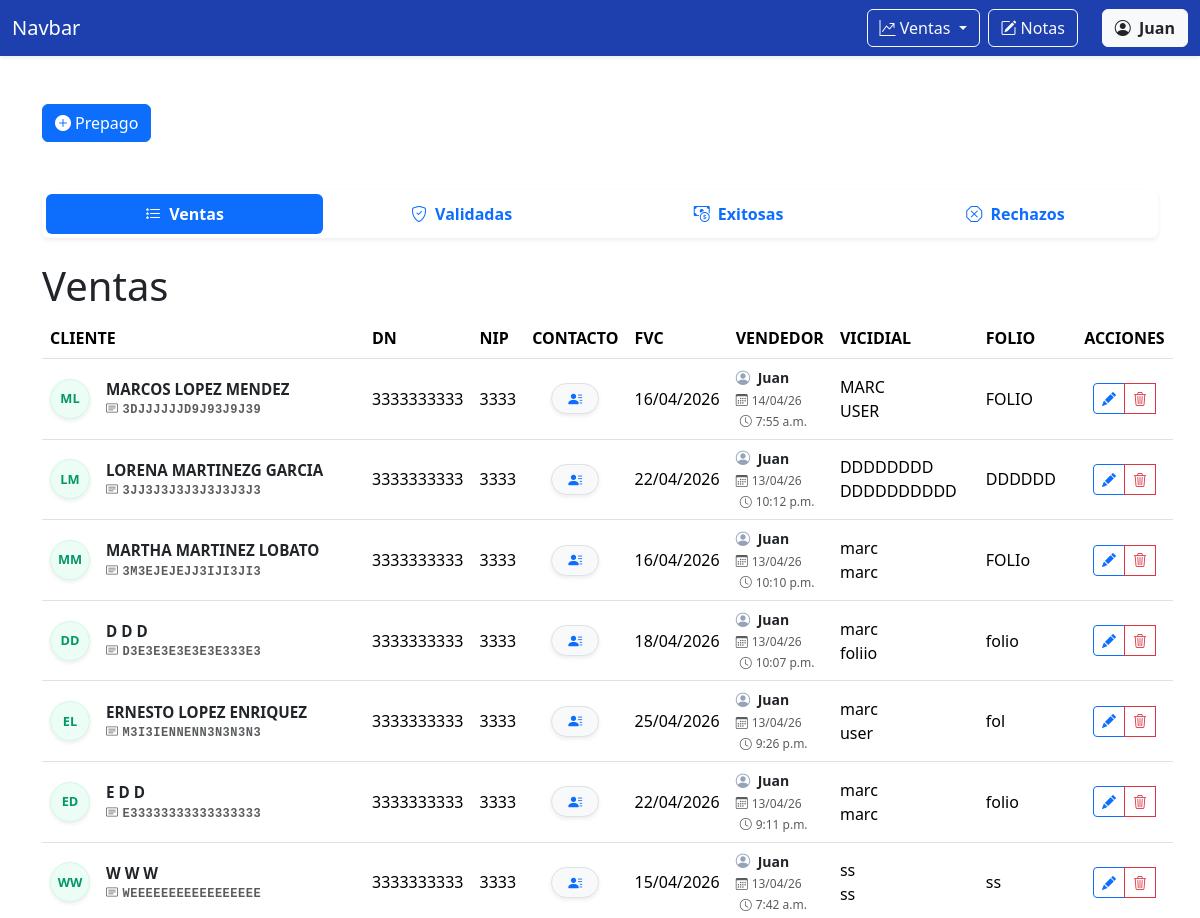
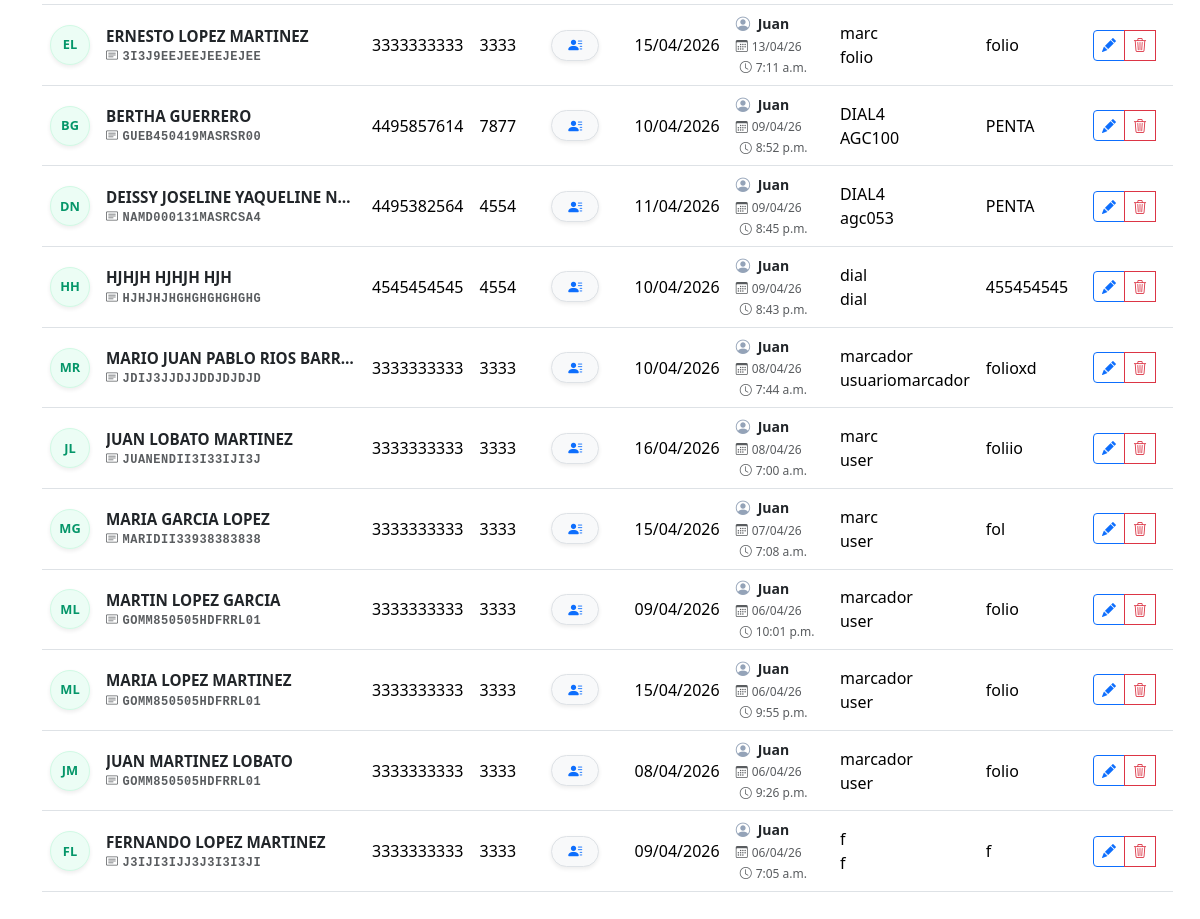
/ventas/prepago/ (signed in), run on the app's committed database (2 pictures, top to bottom).
### ventas/models.py (models this page shows)
class VentaPrepago(models.Model):
    nombre = models.CharField('NOMBRE(S)',max_length=100)
    apellido_paterno = models.CharField('APELLIDO PATERNO', max_length=100)
    apellido_materno = models.CharField('APELLIDO MATERNO', max_length=100,blank=True, default='')
    curp = models.CharField('CURP', max_length=18,validators=[MinLengthValidator(18)])
    dn = models.CharField('DN', max_length=10, validators=[numeric_validator, MinLengthValidator(10)])
    nip = models.CharField('NIP', max_length=4, validators=[numeric_validator, MinLengthValidator(4)], help_text='Solo se permiten números.')
    contact1 = models.CharField('CONTACTO1', max_length=16, validators=[MinLengthValidator(10), RegexValidator(r'^[A-Z0-9 ]+$')])
    contact2 = models.CharField('CONTACTO 2', max_length=10, validators=[numeric_validator, MinLengthValidator(10)])
    fvc = models.DateField('FVC')
    acepta_promo = models.BooleanField('ACEPTA PROMO', null=True, blank=True, choices=[(True, 'Sí'), (False, 'No')])
    STATUS_CHOICES = [
        ('en_proceso', 'EN PROCESO'),
        ('nip_incorrecto', 'NIP INCORRECTO'),
        ('curp_incorrecto', 'CURP INCORRECTO'),
        ('sin_fvc', 'SIN FVC'),
        ('exitosa', 'EXITOSA'),
        ('baja_exportada', 'BAJA EXPORTADA'),
        ('alta', 'ALTA'),
        ('gestionada_por_otro_call_center', 'GESTIONADA POR OTRO CALL CENTER'),
        ('sin_nip', 'SIN NIP'),
        ('futura', 'FUTURA'),
        ('linea_movistar', 'LINEA MOVISTAR'),
        ('cac_lejano', 'CAC LEJANO'),
    ]
    status = models.CharField(
        'Status',
        max_length=100,
        choices=STATUS_CHOICES,
        default='en_proceso'
    )
    email = models.EmailField('EMAIL', max_length=254)
    folio = models.CharField('FOLIO', max_length=100)
    usuario_marcador = models.CharField('USUARIO MARCADOR', max_length=100)
    marcador = models.CharField('MARCADOR', max_length=100)
    validador = models.ForeignKey(User, on_delete=models.SET_NULL, null=True, blank=True, related_name='validador')
    created = models.DateTimeField(auto_now_add=True)
    user = models.ForeignKey(User, on_delete=models.CASCADE, related_name='vendedor')

### ventas/views.py (the view, shortened to what this page needs)
# urls.py: path('prepago/', views.prepago, name='prepago'),
@login_required
def prepago(request):
    es_superior = request.user.is_superuser or request.user.groups.filter(name__in=['VALIDADORES', 'SUPERVISORES']).exists()
    if request.method == 'GET':
        if es_superior:
            base_queryset = VentaPrepago.objects.all()
        else:
            base_queryset = VentaPrepago.objects.filter(user=request.user)
        ventas_prepago = base_queryset.filter(acepta_promo=None).order_by('-created')
        ventas_prepago_validadas = base_queryset.filter(acepta_promo=True).order_by('-created')
        return render(request, 'prepago.html', {
            'form': VentaPrepagoForm(),
            'ventas_prepago': ventas_prepago,
            'ventas_prepago_validadas': ventas_prepago_validadas,
            'es_superior': es_superior  # Pasamos esta bandera al HTML
        })

### ventas/templates/prepago.html (shortened to what this page needs)
{% extends 'base.html' %} {% block content %}
<div class="container mt-5">
  <button type="button" class="btn btn-primary" data-bs-toggle="modal" data-bs-target="#createPrepagoModal">
    <i class="bi bi-plus-circle-fill me-1"></i>Prepago
  </button>
</div>
<div class="container mt-5 mb-5" id="moduloVentas">
  <ul class="nav nav-pills nav-justified mb-4 shadow-sm p-1 bg-white rounded fw-bold">
    <li class="nav-item">
      <button class="nav-link {% if not request.GET.tab or request.GET.tab == 'ventas' %}active{% endif %}"
        data-bs-toggle="tab" data-bs-target="#ventas">
        <i class="bi bi-list-stars me-1"></i> Ventas
      </button>
    </li>
    <li class="nav-item">
      <button class="nav-link {% if request.GET.tab == 'validadas' %}active{% endif %}" data-bs-toggle="tab"
        data-bs-target="#validadas">
        <i class="bi bi-shield-check me-1"></i> Validadas
      </button>
    </li>
    <li class="nav-item">
      <button class="nav-link" data-bs-toggle="tab" data-bs-target="#exitosas">
        <i class="bi bi-cash-coin me-1"></i> Exitosas
      </button>
    </li>
    <li class="nav-item">
      <button class="nav-link" data-bs-toggle="tab" data-bs-target="#rechazos">
        <i class="bi bi-x-octagon me-1"></i> Rechazos
      </button>
    </li>
  </ul>
  <div class="tab-content mt-3" id="pills-tabContent">
    <div class="tab-pane fade {% if not request.GET.tab or request.GET.tab == 'ventas' %}show active{% endif %}"
      id="ventas" role="tabpanel">
      <h1>Ventas</h1>
      <table class="table table-hover align-middle">
        <thead>
          <tr>
            <th scope="col">CLIENTE</th>
            <th scope="col">DN</th>
            <th scope="col">NIP</th>
            <th scope="col">CONTACTO</th>
            <th scope="col">FVC</th>
            <th scope="col">VENDEDOR</th>
            <th scope="col">VICIDIAL</th>
            <th scope="col">FOLIO</th>
            <th scope="col" class="text-center">ACCIONES</th>
          </tr>
        </thead>
        <tbody>
          {% for venta_prepago in ventas_prepago %}
          <tr>
            <th scope="row" class="align-middle">
              <div class="d-flex align-items-center">
                <div class="avatar-circle me-3 d-flex align-items-center justify-content-center shadow-sm"
                  style="width: 40px; height: 40px; background-color: #ecfdf5; color: #059669; border: 1px solid #d1fae5; border-radius: 50%; font-weight: bold; font-size: 0.8rem; flex-shrink: 0;">
                  {{venta_prepago.nombre|first|upper}}{{venta_prepago.apellido_paterno|first|upper}}
                </div>
                <div class="d-flex flex-column" style="line-height: 1.2;">
                  <span class="text-dark fw-bold"
                    style="font-size: 0.95rem; max-width: 250px; overflow: hidden; text-overflow: ellipsis; white-space: nowrap;"
                    title="{{ venta_prepago.nombre }} {{ venta_prepago.apellido_paterno }} {{ venta_prepago.apellido_materno }}">
                    {{venta_prepago.nombre}} {{venta_prepago.apellido_paterno}} {{venta_prepago.apellido_materno}}
                  </span>
                  <small class="text-muted font-monospace mt-1"
                    style="font-size: 0.75rem; letter-spacing: 0.5px; white-space: nowrap;">
                    <i class="bi bi-card-text me-1"></i>{{venta_prepago.curp}}
                  </small>
                </div>
              </div>
            </th>
            <td>{{venta_prepago.dn}}</td>
            <td>{{venta_prepago.nip}}</td>
            <td class="align-middle text-center">
              <button type="button" class="btn btn-sm btn-light border shadow-sm rounded-pill px-3"
                data-bs-toggle="popover" data-bs-placement="right" data-bs-html="true" data-bs-title="Contacto"
                data-bs-content="
              <div class='text-start small'>
              <i class='bi bi-telephone-fill me-1 text-primary'></i>{{ venta_prepago.contact1 }}<br>
              <i class='bi bi-telephone-fill me-1 text-primary'></i>{{ venta_prepago.contact2 }}<br>
              <hr class='my-1'>
              <i class='bi bi-envelope-fill me-1 text-primary'></i>
              <span class='text-primary'>{{ venta_prepago.email }}</span>
            </div>">
                <i class="bi bi-person-lines-fill text-primary"></i>
              </button>
            </td>
            <td>{{venta_prepago.fvc|date:"d/m/Y"}}</td>
            <td>
              <div class="text-muted small">
                <i class="bi bi-person-circle me-1" style="color: #94a3b8; font-size: 0.9rem;"></i>
                <span class="fw-bold text-dark me-2">{{ venta_prepago.user.first_name }}</span> <br>
                <span style="font-size: 0.75rem;">
                  <i class="bi bi-calendar3 me-1"></i>{{ venta_prepago.created|date:"d/m/y" }}
                  <i class="bi bi-clock ms-1 me-1"></i>{{ venta_prepago.created|time:"g:i a" }}
                </span>
              </div>
            </td>
            <td>{{venta_prepago.marcador}}<br>
              {{venta_prepago.usuario_marcador}}
            </td>
            <td>{{venta_prepago.folio}}</td>
            <td class="text-center">
              <div class="btn-group" role="group">
                <button type="button" class="btn btn-sm btn-outline-primary" title="Editar" data-bs-toggle="modal"
                  data-bs-target="#updatePrepagoModal{{venta_prepago.id}}">
                  <i class="bi bi-pencil-fill"></i>
                </button>
                <button type="button" class="btn btn-sm btn-outline-danger" title="Eliminar" data-bs-toggle="modal"
                  data-bs-target="#deletePrepagoModal{{venta_prepago.id}}">
                  <i class="bi bi-trash3"></i>
                </button>
              </div>
            </td>
          </tr>
          {% endfor %}
        </tbody>
      </table>
    </div>
  </div>
</div>
{% endblock content %}

### templates/base.html (shortened to what this page needs)
<!doctype html>
<html lang="es-MX">
<head>
  <link href="https://cdn.jsdelivr.net/npm/bootstrap@5.3.8/dist/css/bootstrap.min.css" rel="stylesheet"
 />
  <link rel="stylesheet" href="https://cdn.jsdelivr.net/npm/bootstrap-icons@1.13.1/font/bootstrap-icons.min.css">
</head>
<body>
  <nav class="navbar navbar-expand-lg  navbar-dark shadow-sm" style="background-color: #1e40af;">
    <div class="container-fluid">
      <a class="navbar-brand" href="{% url 'dashboard' %}">Navbar</a>
      <div class="collapse navbar-collapse" id="navbarNav">
        <ul class="navbar-nav ms-auto">
          <li class="nav-item">
            <div class="dropdown">
              <button class="btn btn-outline-light dropdown-toggle" type="button" data-bs-toggle="dropdown"
                aria-expanded="false"><i class="bi bi-graph-up-arrow"></i>
                Ventas
              </button>
            </div>
          </li>
          <li class="nav-item ms-2">
            <a class="btn btn-outline-light" href="{% url 'notas' %}"><i class="bi bi-pencil-square me-1"></i>Notas</a>
          </li>
          <li class="nav-item ms-2">
            <div class="dropdown">
              <button class="btn btn-light text-dark ms-3" type="button" data-bs-toggle="dropdown"
                aria-expanded="false">
                <i class="bi bi-person-circle me-1"></i> <strong>{{ user.first_name }}</strong>
              </button>
          </li>
        </ul>
      </div>
    </div>
  </nav>
  {% block content %} {% endblock %}
</body>
</html>

### data on the page
VentaPrepago: nombre|first "M", apellido_paterno|first "L", nombre "MARCOS", apellido_paterno "LOPEZ", apellido_materno "MENDEZ", curp "3DJJJJJJD9J93J9J39", dn "3333333333", nip "3333", fvc "16/04/2026", user.first_name "Juan", created "14/04/26", created "7:55 a.m.", marcador "MARC", usuario_marcador "USER", folio "FOLIO"
VentaPrepago: nombre|first "L", apellido_paterno|first "M", nombre "LORENA", apellido_paterno "MARTINEZG", apellido_materno "GARCIA", curp "3JJ3J3J3J3J3J3J3J3", dn "3333333333", nip "3333", fvc "22/04/2026", user.first_name "Juan", created "13/04/26", created "10:12 p.m.", marcador "DDDDDDDD", usuario_marcador "DDDDDDDDDD", folio "DDDDDD"
VentaPrepago: nombre|first "M", apellido_paterno|first "M", nombre "MARTHA", apellido_paterno "MARTINEZ", apellido_materno "LOBATO", curp "3M3EJEJEJJ3IJI3JI3", dn "3333333333", nip "3333", fvc "16/04/2026", user.first_name "Juan", created "13/04/26", created "10:10 p.m.", marcador "marc", usuario_marcador "marc", folio "FOLIo"
VentaPrepago: nombre|first "D", apellido_paterno|first "D", nombre "D", apellido_paterno "D", apellido_materno "D", curp "D3E3E3E3E3E3E333E3", dn "3333333333", nip "3333", fvc "18/04/2026", user.first_name "Juan", created "13/04/26", created "10:07 p.m.", marcador "marc", usuario_marcador "foliio", folio "folio"
VentaPrepago: nombre|first "E", apellido_paterno|first "L", nombre "ERNESTO", apellido_paterno "LOPEZ", apellido_materno "ENRIQUEZ", curp "M3I3IENNENN3N3N3N3", dn "3333333333", nip "3333", fvc "25/04/2026", user.first_name "Juan", created "13/04/26", created "9:26 p.m.", marcador "marc", usuario_marcador "user", folio "fol"
VentaPrepago: nombre|first "E", apellido_paterno|first "D", nombre "E", apellido_paterno "D", apellido_materno "D", curp "E33333333333333333", dn "3333333333", nip "3333", fvc "22/04/2026", user.first_name "Juan", created "13/04/26", created "9:11 p.m.", marcador "marc", usuario_marcador "marc", folio "folio"
VentaPrepago: nombre|first "W", apellido_paterno|first "W", nombre "W", apellido_paterno "W", apellido_materno "W", curp "WEEEEEEEEEEEEEEEEE", dn "3333333333", nip "3333", fvc "15/04/2026", user.first_name "Juan", created "13/04/26", created "7:42 a.m.", marcador "ss", usuario_marcador "ss", folio "ss"
VentaPrepago: nombre|first "E", apellido_paterno|first "L", nombre "ERNESTO", apellido_paterno "LOPEZ", apellido_materno "MARTINEZ", curp "3I3J9EEJEEJEEJEJEE", dn "3333333333", nip "3333", fvc "15/04/2026", user.first_name "Juan", created "13/04/26", created "7:11 a.m.", marcador "marc", usuario_marcador "folio", folio "folio"
VentaPrepago: nombre|first "B", apellido_paterno|first "G", nombre "BERTHA", apellido_paterno "GUERRERO", curp "GUEB450419MASRSR00", dn "4495857614", nip "7877", fvc "10/04/2026", user.first_name "Juan", created "09/04/26", created "8:52 p.m.", marcador "DIAL4", usuario_marcador "AGC100", folio "PENTA"
VentaPrepago: nombre|first "D", apellido_paterno|first "N", nombre "DEISSY JOSELINE YAQUELINE", apellido_paterno "N…", curp "NAMD000131MASRCSA4", dn "4495382564", nip "4554", fvc "11/04/2026", user.first_name "Juan", created "09/04/26", created "8:45 p.m.", marcador "DIAL4", usuario_marcador "agc053", folio "PENTA"
VentaPrepago: nombre|first "H", apellido_paterno|first "H", nombre "HJHJH", apellido_paterno "HJHJH", apellido_materno "HJH", curp "HJHJHJHGHGHGHGHGHG", dn "4545454545", nip "4554", fvc "10/04/2026", user.first_name "Juan", created "09/04/26", created "8:43 p.m.", marcador "dial", usuario_marcador "dial", folio "455454545"
VentaPrepago: nombre|first "M", apellido_paterno|first "R", nombre "MARIO JUAN PABLO", apellido_paterno "RIOS", apellido_materno "BARR…", curp "JDIJ3JJDJJDDJDJDJD", dn "3333333333", nip "3333", fvc "10/04/2026", user.first_name "Juan", created "08/04/26", created "7:44 a.m.", marcador "marcador", usuario_marcador "usuariomarcador", folio "folioxd"
VentaPrepago: nombre|first "J", apellido_paterno|first "L", nombre "JUAN", apellido_paterno "LOBATO", apellido_materno "MARTINEZ", curp "JUANENDII3I33IJI3J", dn "3333333333", nip "3333", fvc "16/04/2026", user.first_name "Juan", created "08/04/26", created "7:00 a.m.", marcador "marc", usuario_marcador "user", folio "foliio"
VentaPrepago: nombre|first "M", apellido_paterno|first "G", nombre "MARIA", apellido_paterno "GARCIA", apellido_materno "LOPEZ", curp "MARIDII33938383838", dn "3333333333", nip "3333", fvc "15/04/2026", user.first_name "Juan", created "07/04/26", created "7:08 a.m.", marcador "marc", usuario_marcador "user", folio "fol"
VentaPrepago: nombre|first "M", apellido_paterno|first "L", nombre "MARTIN", apellido_paterno "LOPEZ", apellido_materno "GARCIA", curp "GOMM850505HDFRRL01", dn "3333333333", nip "3333", fvc "09/04/2026", user.first_name "Juan", created "06/04/26", created "10:01 p.m.", marcador "marcador", usuario_marcador "user", folio "folio"
VentaPrepago: nombre|first "M", apellido_paterno|first "L", nombre "MARIA", apellido_paterno "LOPEZ", apellido_materno "MARTINEZ", curp "GOMM850505HDFRRL01", dn "3333333333", nip "3333", fvc "15/04/2026", user.first_name "Juan", created "06/04/26", created "9:55 p.m.", marcador "marcador", usuario_marcador "user", folio "folio"
VentaPrepago: nombre|first "J", apellido_paterno|first "M", nombre "JUAN", apellido_paterno "MARTINEZ", apellido_materno "LOBATO", curp "GOMM850505HDFRRL01", dn "3333333333", nip "3333", fvc "08/04/2026", user.first_name "Juan", created "06/04/26", created "9:26 p.m.", marcador "marcador", usuario_marcador "user", folio "folio"
VentaPrepago: nombre|first "F", apellido_paterno|first "L", nombre "FERNANDO", apellido_paterno "LOPEZ", apellido_materno "MARTINEZ", curp "J3IJI3IJJ3J3I3I3JI", dn "3333333333", nip "3333", fvc "09/04/2026", user.first_name "Juan", created "06/04/26", created "7:05 a.m.", marcador "f", usuario_marcador "f", folio "f"

### other printed values
{{ user.first_name }} "Juan"
